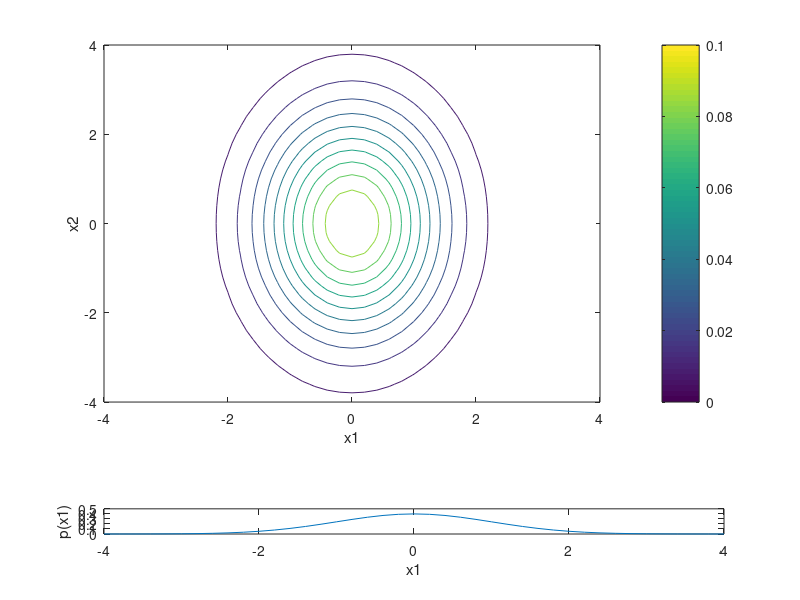
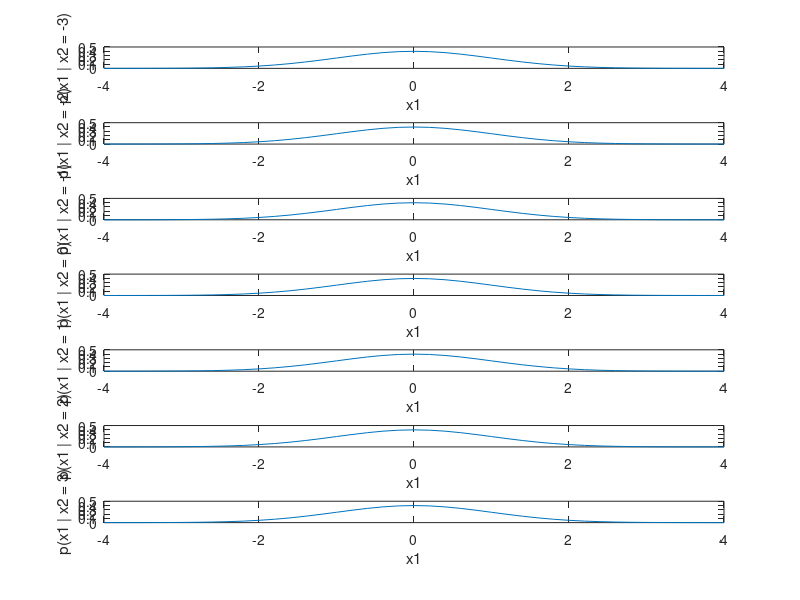
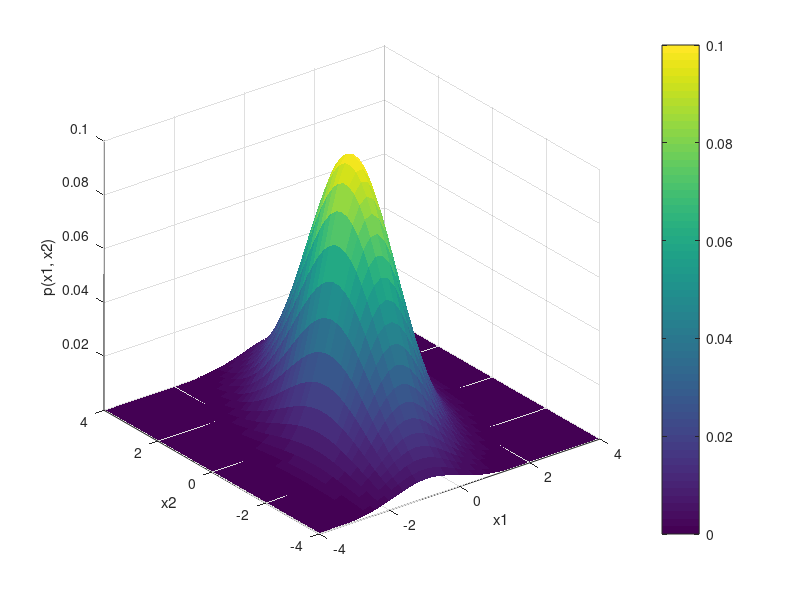
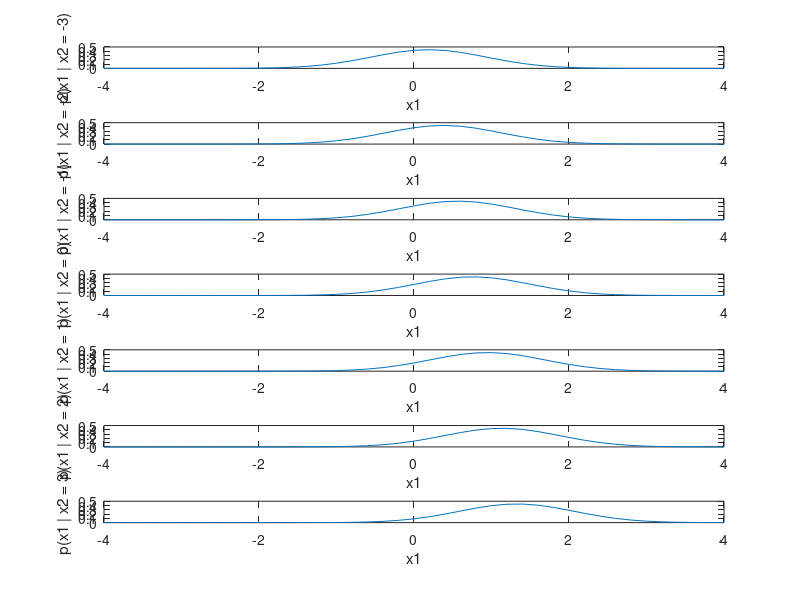

MATLAB code to generate these figures, in order:
function ex1()
mu = [0 0];
Sigma = [1, 0; 0, 3];
x1 = -4:.2:4;
[X1,X2] = meshgrid(x1,x1);
F = mvnpdf([X1(:) X2(:)],mu,Sigma);
F = reshape(F,length(x1),length(x1));

figure();
subplot(8,1,1:6);
contour(X1, X2, F);
colorbar();
xlabel('x1');
ylabel('x2');
caxis([0, 0.1]);

subplot(8,1,8);
plot(x1, mvnpdf(x1(:), mu(1), Sigma(1)));
xlabel('x1');
ylabel('p(x1)');
axis([-4, 4, 0, 0.5]);

figure();
Lambda = inv(Sigma);

for i=1:7
    subplot(7,1,i);
    plot(x1, mvnpdf(x1(:), -inv(Lambda(1)) * Lambda(2) * (repmat(i, size(x1(:))) - x1(:)), inv(Lambda(1))));
    xlabel('x1');
    ylabel(sprintf('p(x1 | x2 = %i)', -4 + i));
    axis([-4, 4, 0, 0.5]);
end

mu = [0 0];
Sigma = [1, .7; .7, 3];
x1 = -4:.2:4
[X1,X2] = meshgrid(x1,x1);
F = mvnpdf([X1(:) X2(:)],mu,Sigma);
F = reshape(F,length(x1),length(x1));

figure();
surf(x1,x1,F, 'linestyle','none');
colorbar();
xlabel('x1');
ylabel('x2');
zlabel('p(x1, x2)');
axis tight;
caxis([0, 0.1]);

figure();
Lambda = inv(Sigma);

for i=1:7
    subplot(7,1,i);
    plot(x1, mvnpdf(x1(:), -inv(Lambda(1)) * Lambda(2) * (repmat(i, size(x1(:))) - x1(:)), inv(Lambda(1))));
    xlabel('x1');
    ylabel(sprintf('p(x1 | x2 = %i)', -4 + i));
    axis([-4, 4, 0, 0.5]);
end
